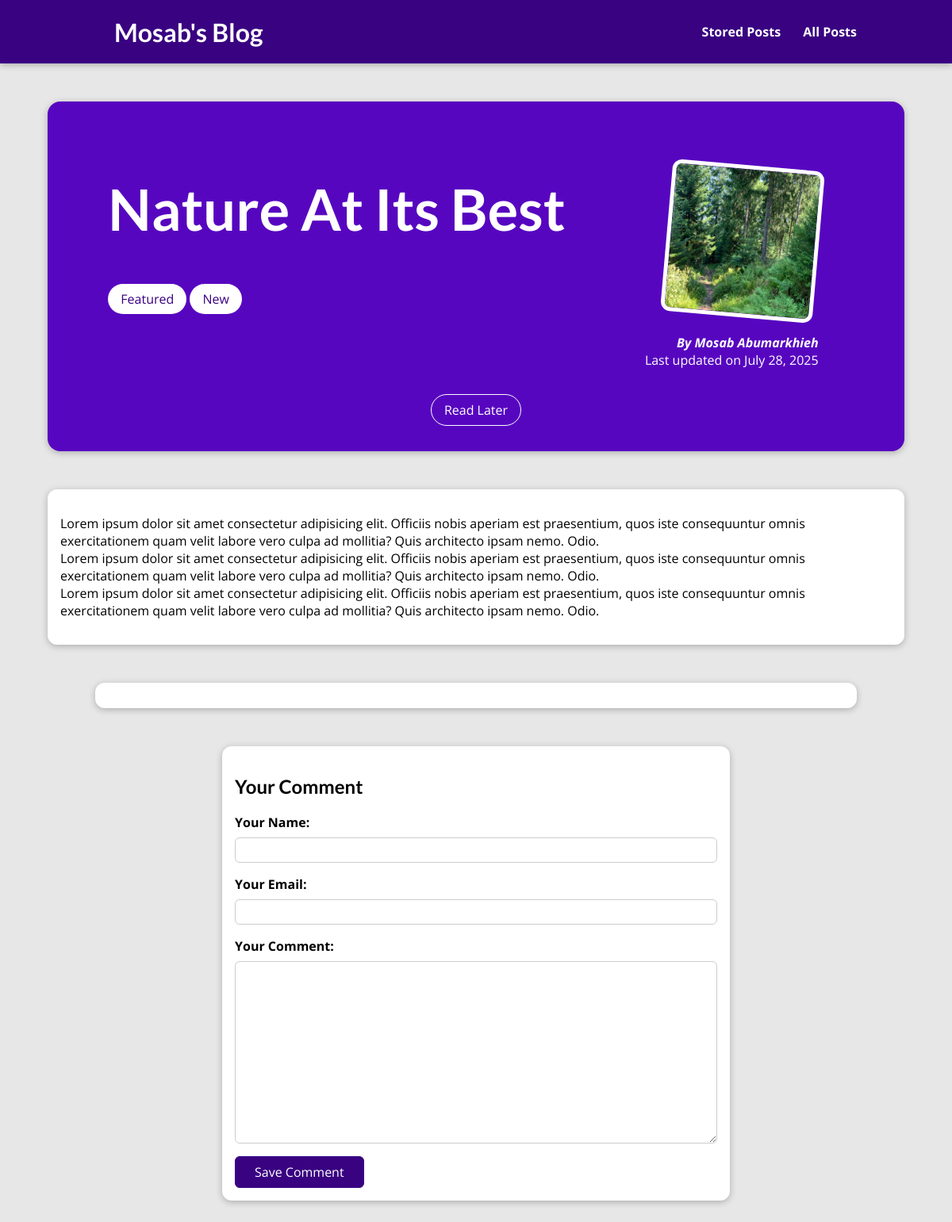
The page /posts/nature-at-its-best on the database its author committed.
### blog/models.py (models this page shows, shortened)
class Post(models.Model):
    title = models.CharField(max_length=150)
    excerpt = models.CharField(max_length=200)
    image = models.ImageField(upload_to="posts", null=True)
    date = models.DateField(auto_now=True)
    slug = models.SlugField(unique=True, db_index=True)
    content = models.TextField(validators=[MinLengthValidator(10)])
    author = models.ForeignKey(
        Author, on_delete=models.SET_NULL, null=True, related_name="posts")
    tags = models.ManyToManyField(Tag)

class Tag(models.Model):
    caption = models.CharField(max_length=30)

class Author(models.Model):
    first_name = models.CharField(max_length=100)
    last_name = models.CharField(max_length=100)
    email_address = models.EmailField(max_length=250)
    def __str__(self):
        return f'{self.first_name} {self.last_name}'

### blog/views.py (the view, shortened to what this page needs)
# urls.py: path('posts/<slug:slug>', views.SinglePostView.as_view(), name="post-detail-page"),
class SinglePostView(View):
    def is_stored_for_later(self, request, post_id):
        stored_posts = request.session.get("stored_posts")
        if stored_posts is not None:
            is_saved_for_later = post_id in stored_posts
        else:
            is_saved_for_later = False
        return is_saved_for_later
    def get(self, request, slug):
        post = Post.objects.get(slug=slug)
        context = {
            "post": post,
            "tags": post.tags.all(),
            "comment_form": CommentForm(),
            "comments": post.comments.all().order_by("-id"),
            "saved_for_later": self.is_stored_for_later(request, post.id)
        }
        return render(request, "blog/post-detail.html", context)

### blog/forms.py
class CommentForm(forms.ModelForm):
  class Meta:
    model = Comment
    exclude = ["post"]
    labels = {
      "user_name": "Your Name",
      "user_email": "Your Email",
      "text": "Your Comment"
    }

### blog/templates/blog/post-detail.html (shortened to what this page needs)
{% extends "base.html" %}
{% load static %}
{% block stylesheet %}
  <link rel="stylesheet" href="{% static "blog/post-detail.css" %}" />
{% endblock stylesheet %}
{% block content %}
  <section id="top-container">
    <div id="summary">
      <div class="title-tag">
        <h2>{{ post.title }}</h2>
        {% for tag in tags %}
          <span class="tag">{{ tag.caption }}</span>
        {% endfor %}
      </div>
      <article>
        <img src="{{ post.image.url }}" alt="{{ post.title }}" />
        <address>By <a href="mailto:{{ post.author.email_address }}">{{ post.author }}</a></address>
        <div>
          Last updated on <time>{{ post.date }}</time>
        </div>
      </article>
    </div>
    <div id="read-later-container">
      <form action="{% url "read-later" %}" method="POST">
        <button id="read-later-button" class="tag">
          {% if saved_for_later %}
            Remove from Saved
          {% else %}
            Read Later
          {% endif %}
        </button>
      </form>
    </div>
  </section>
  <main>
    <p>
      {{ post.content|linebreaks }}
    </p>
  </main>
  <section id="comments">
  </section>
  <section id="comment-form">
    <h2>Your Comment</h2>
    <form action="{% url "post-detail-page" post.slug %}" method="POST">
      {% for form_field in comment_form %}
        <div class="form-control {% if form_field.errors %}invalid{% endif %}">
          {{ form_field.label_tag }}
          {{ form_field }}
        </div>
      {% endfor %}
      <button>Save Comment</button>
    </form>
  </section>
{% endblock content %}

### static/app.css (style rules this page uses)
* { box-sizing: border-box; }
html { font-family: 'Open Sans', 'Lato', sans-serif; }
body { margin: 0; }
h1, h2, h3 { font-family: 'Lato', sans-serif; font-weight: bold; }

### blog/static/blog/post-detail.css (style rules this page uses)
body { background-color: #e7e7e7; }
#summary { display: flex; justify-content: space-evenly; }
#top-container { margin: 8rem auto 3rem auto; padding: 2rem; width: 90%; max-width: 90rem; border-radius: 16px; background-color: #5706c0; position: relative; box-shadow: 0 2px 8px rgba(0, 0, 0, 0.25); min-height: 22rem; height: auto; }
#summary h2 { color: white; font-size: 4.5rem; flex-wrap: wrap; margin-right: 1.5rem; }
.tag { background-color: white; color: #390281; padding: 0.5rem 1rem; border-radius: 20px; text-align: center; }
#summary article { position: relative; top: 2rem; right: 0rem; padding: 1rem 2rem; border-radius: 12px; text-align: right; color: white; }
#summary article img { width: 12rem; height: 12rem; border-radius: 12px; transform: rotateZ(5deg); border: 5px solid white; margin-bottom: 1rem; }
#summary address { font-weight: bold; }
#summary a { color: white; text-decoration: none; }
main { width: 90%; max-width: 90rem; margin: 3rem auto; background-color: white; padding: 1rem; border-radius: 12px; box-shadow: 0 2px 8px rgba(0, 0, 0, 0.25); }
.form-control { margin-bottom: 1rem; }
.form-control label { font-weight: bold; margin-bottom: .5rem; display: block; }
.form-control input, .form-control textarea { display: block; width: 100%; font: inherit; padding: .25rem; border-radius: 6px; border: 1px solid #ccc; }
#comment-form, #comments { margin: 3rem auto; width: 90%; max-width: 40rem; border-radius: 12px; background-color: white; box-shadow: 0 2px 8px rgba(0, 0, 0, 0.25); padding: 1rem; }
#comment-form button { font: inherit; background-color: #390281; color: white; border: 1px solid #390281; padding: .5rem 1.5rem; border-radius: 6px; cursor: pointer }
#comments { max-width: 60rem; padding: 1rem 2rem; }
#read-later-container { margin-top: 3rem; text-align: center; }
#read-later-button { font-size: 1.5rem; border: 1px solid white; background-color: transparent; color: white; font: inherit; cursor: pointer; }

### rows shown on the page
Post: title "Nature At Its Best", image (picture), author "Mosab Abumarkhieh", date "July 28, 2025", content "Lorem ipsum dolor sit amet consectetur adipisicing elit. Officiis nobis aperiam est praesentium, quos iste consequuntur omnis exercitationem quam velit labore vero culpa ad mollitia? Quis architecto ipsam nemo. Odio. Lorem ipsum dolor sit amet consectetur adipisicing elit. Officiis nobis aperiam est praesentium, quos iste consequuntur omnis exercitationem quam velit labore vero culpa ad mollitia? Quis architecto ipsam nemo. Odio. Lorem ipsum dolor sit amet consectetur adipisicing elit. Officiis nobis aperiam est praesentium, quos iste consequuntur omnis exercitationem quam velit labore vero culpa ad mollitia? Quis architecto ipsam nemo. Odio."
Tag: caption "Featured"
Tag: caption "New"
